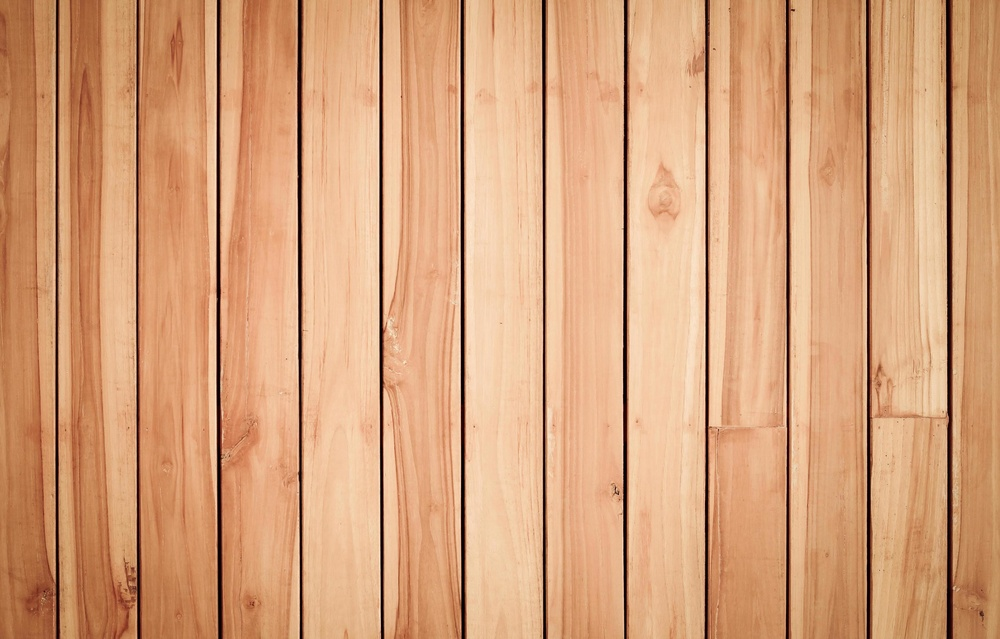
#> input picture bois.jpg, 1000 x 639 px, shrunk from 3065 x 1960 before the run; its folder holds 3 pictures in this run
$ python compare_textures.py
#> lines starting #> are read from the running program, lines starting #| are printed output that depends on the picture
from skimage import feature
import matplotlib.pyplot as plt
import numpy as np
import cv2
import glob

method_distance=[cv2.HISTCMP_CORREL,
				 cv2.HISTCMP_CHISQR,
			  	 cv2.HISTCMP_INTERSECT,
				 cv2.HISTCMP_BHATTACHARYYA,
				 cv2.HISTCMP_HELLINGER,
				 cv2.HISTCMP_CHISQR_ALT,
				 cv2.HISTCMP_KL_DIV]

method_lbp=['default',
			'ror',
			'uniform',
			'var']

numPoints=8
radius=3
id_method_distance=6
id_method_lbp=2

textures=['bois', 'gazon', 'gravier']

tab_images=[]
tab_hist=[]
for texture in textures:
	print(">>>", "{}.jpg".format(texture))
	image=cv2.imread("{}.jpg".format(texture), 0)
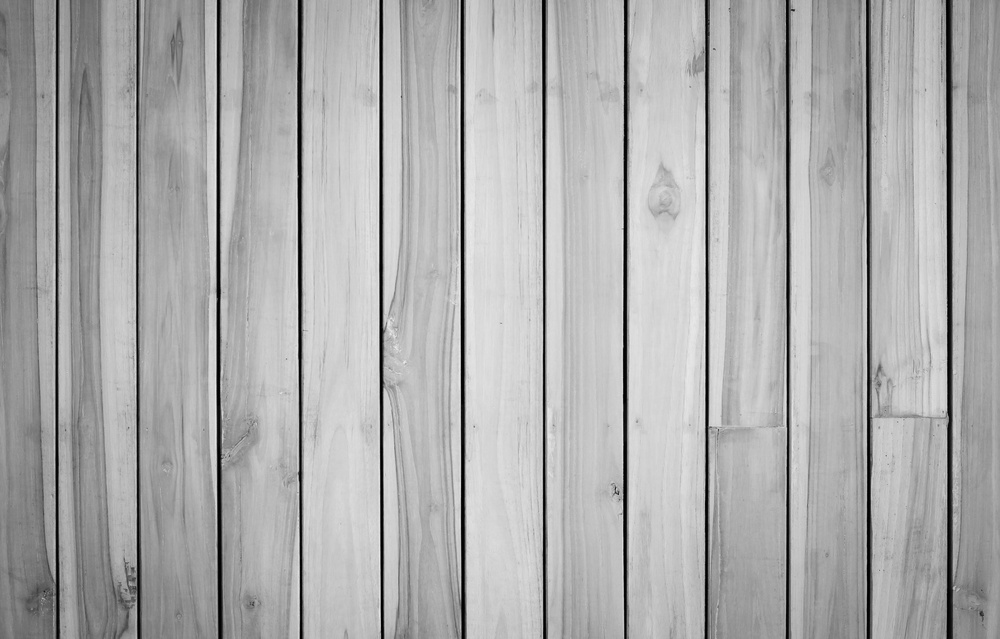
#> image: shape (639, 1000); min 0, max 238, mean 172.3
	if image is None:
		quit("Probleme image...")
	lbp=feature.local_binary_pattern(image, numPoints, radius, method=method_lbp[id_method_lbp])
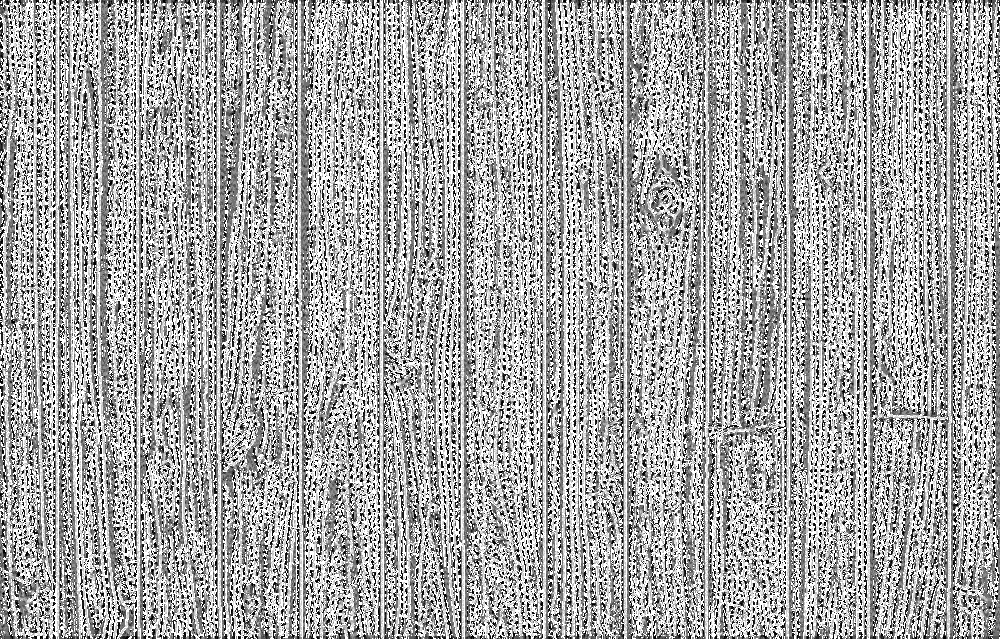
#> lbp: shape (639, 1000) float64; min 0, max 9, mean 5.85; drawn with min black and max white
	hist_ref, _ = np.histogram(lbp, density=True, bins=2**numPoints, range=(0, 2**numPoints))
#> hist_ref = 256 values, max 0.337 at index 9, min 0 at index 10, mean 0.00391

	tab_images.append(image)
	tab_hist.append(hist_ref)
#> pass 2 of the loop `for texture in textures:`:
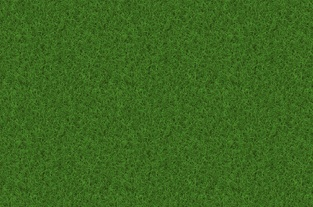
#> input picture gazon.jpg, 313 x 207 px, shrunk from 960 x 635 before the run
#> `image=cv2.imread("{}.jpg".format(texture), 0)`:
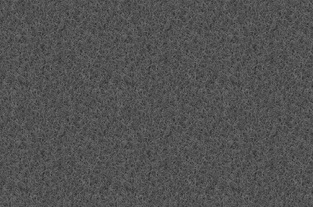
#> image: shape (207, 313); min 36, max 123, mean 82
#> `lbp=feature.local_binary_pattern(image, numPoints, radius, method=meth..`:
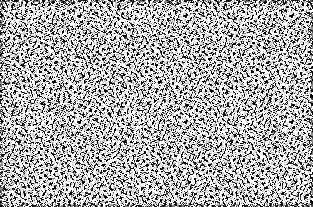
#> lbp: shape (207, 313) float64; min 0, max 9, mean 6.09; drawn with min black and max white
#> hist_ref = 256 values, max 0.422 at index 9, min 0 at index 10, mean 0.00391
#> pass 3 of the loop `for texture in textures:`:
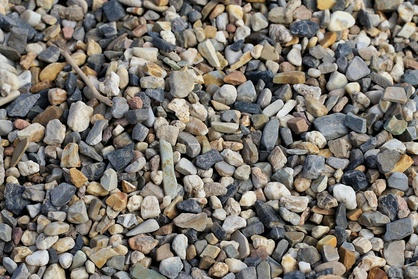
#> input picture gravier.jpg, 418 x 279 px, shrunk from 1280 x 855 before the run
#> `image=cv2.imread("{}.jpg".format(texture), 0)`:
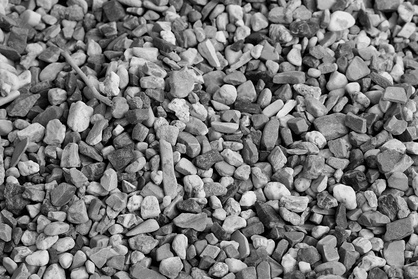
#> image: shape (279, 418); min 0, max 255, mean 119.6
#> `lbp=feature.local_binary_pattern(image, numPoints, radius, method=meth..`:
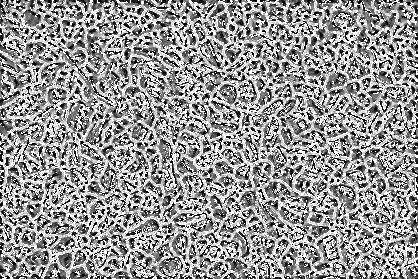
#> lbp: shape (279, 418) float64; min 0, max 9, mean 5.3; drawn with min black and max white
#> hist_ref = 256 values, max 0.269 at index 9, min 0 at index 10, mean 0.00391

for fichier in glob.glob("textures/*.jpg"):
	print("Lecture de", fichier)
	frame=cv2.imread(fichier)

	if frame is None:
		print("Probleme image ...")
		continue

	cv2.imshow("Image", frame)

	gray=cv2.cvtColor(frame, cv2.COLOR_BGR2GRAY)
	tab_distance=[]
	for id in range(len(tab_hist)):
		h=tab_hist[id]
		lbp=feature.local_binary_pattern(gray, numPoints, radius, method=method_lbp[id_method_lbp])
		hist, _ = np.histogram(lbp, density=True, bins=2**numPoints, range=(0, 2**numPoints))
		score=cv2.compareHist(hist.astype(np.float32), h.astype(np.float32), method_distance[id_method_distance])
		tab_distance.append(score)
		print("  score {:10}: {:2.6f}".format(textures[id], score))

	tab_distance=np.array(tab_distance)
	print("  -> texture:", textures[np.argmin(tab_distance)])

	key=cv2.waitKey()&0xFF
	if key==ord('q'):
		quit()
